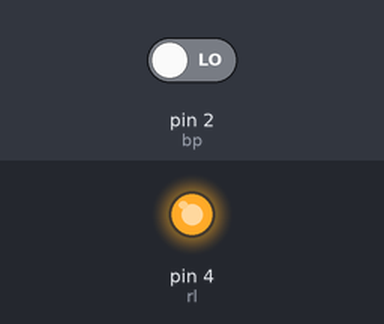
Recording of a sketch running on a simulated Arduino Uno, built with avr-gcc and run on an emulated ATmega328P. Shown: output pins drawn as LEDs (lit = HIGH). Inputs (shaded band) come from the test bench; at power-on: pin 2 (bp) LOW. What the sketch prints to the serial monitor is not drawn.

Above: at 1.2 s.
1.3 s: pin 2 (bp) driven HIGH
At 1.5 s:
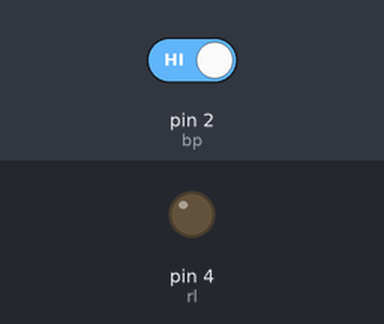
Timing chart, 0 to 4.3 s (numbered marks = the images above; inputs shaded):
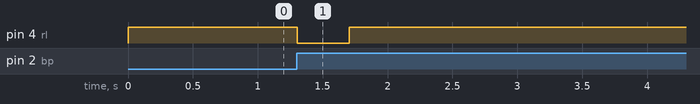

Measured:
- after the input at 1.3 s, pin 4 (rl): HIGH → LOW at once, → HIGH 0.40 s later

The sketch:

sketch_sep29aakil.ino
```cpp
const int bp = 2;
const int rl = 4;
int i=40;
int bs = 0;
void setup() {
  // put your setup code here, to run once:
Serial.begin(9600);
pinMode(rl,OUTPUT);
pinMode(bp,INPUT);
digitalWrite(4,HIGH);

}

void loop() {

bs = digitalRead(bp);
Serial.println(bp);
if(bs == 1 && i==40){
  digitalWrite(4,LOW);
  delay(400);
  digitalWrite(4,HIGH);
  Serial.println("ONNN");
  i++;

}

}
```
